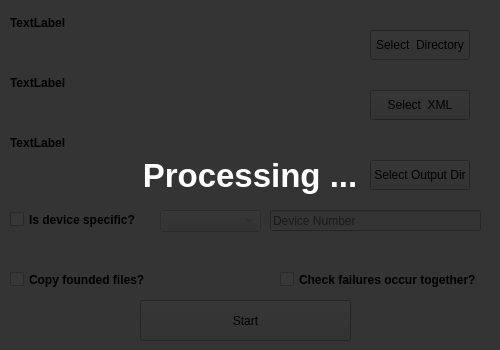
<?xml version="1.0" encoding="UTF-8"?>
<ui version="4.0">
 <class>MainWindow</class>
 <widget class="QMainWindow" name="MainWindow">
  <property name="geometry">
   <rect>
    <x>0</x>
    <y>0</y>
    <width>500</width>
    <height>350</height>
   </rect>
  </property>
  <property name="minimumSize">
   <size>
    <width>500</width>
    <height>275</height>
   </size>
  </property>
  <property name="maximumSize">
   <size>
    <width>500</width>
    <height>350</height>
   </size>
  </property>
  <property name="windowTitle">
   <string>MainWindow</string>
  </property>
  <widget class="QWidget" name="centralWidget">
   <widget class="QLabel" name="lblLoading">
    <property name="geometry">
     <rect>
      <x>0</x>
      <y>0</y>
      <width>500</width>
      <height>350</height>
     </rect>
    </property>
    <property name="font">
     <font>
      <pointsize>25</pointsize>
      <weight>75</weight>
      <bold>true</bold>
     </font>
    </property>
    <property name="styleSheet">
     <string notr="true">background:rgba(0,0,0,200);color:white;</string>
    </property>
    <property name="text">
     <string>Processing ...</string>
    </property>
    <property name="scaledContents">
     <bool>true</bool>
    </property>
    <property name="alignment">
     <set>Qt::AlignCenter</set>
    </property>
   </widget>
   <widget class="QPushButton" name="btnOpenLog">
    <property name="geometry">
     <rect>
      <x>370</x>
      <y>30</y>
      <width>100</width>
      <height>30</height>
     </rect>
    </property>
    <property name="text">
     <string>Select  Directory</string>
    </property>
   </widget>
   <widget class="QPushButton" name="btnSelectXML">
    <property name="geometry">
     <rect>
      <x>370</x>
      <y>90</y>
      <width>100</width>
      <height>30</height>
     </rect>
    </property>
    <property name="text">
     <string>Select  XML</string>
    </property>
   </widget>
   <widget class="QPushButton" name="btnSelectOutput">
    <property name="geometry">
     <rect>
      <x>370</x>
      <y>160</y>
      <width>100</width>
      <height>30</height>
     </rect>
    </property>
    <property name="text">
     <string>Select Output Dir</string>
    </property>
   </widget>
   <widget class="QLabel" name="lblSelectedDirectory">
    <property name="geometry">
     <rect>
      <x>10</x>
      <y>10</y>
      <width>500</width>
      <height>25</height>
     </rect>
    </property>
    <property name="font">
     <font>
      <weight>75</weight>
      <bold>true</bold>
     </font>
    </property>
    <property name="text">
     <string>TextLabel</string>
    </property>
   </widget>
   <widget class="QLabel" name="lblXMLDirectory">
    <property name="geometry">
     <rect>
      <x>10</x>
      <y>70</y>
      <width>500</width>
      <height>25</height>
     </rect>
    </property>
    <property name="font">
     <font>
      <weight>75</weight>
      <bold>true</bold>
     </font>
    </property>
    <property name="text">
     <string>TextLabel</string>
    </property>
   </widget>
   <widget class="QLabel" name="lblOutputDirectory">
    <property name="geometry">
     <rect>
      <x>10</x>
      <y>130</y>
      <width>500</width>
      <height>25</height>
     </rect>
    </property>
    <property name="font">
     <font>
      <weight>75</weight>
      <bold>true</bold>
     </font>
    </property>
    <property name="text">
     <string>TextLabel</string>
    </property>
   </widget>
   <widget class="QPushButton" name="btnStartProcess">
    <property name="geometry">
     <rect>
      <x>140</x>
      <y>300</y>
      <width>211</width>
      <height>41</height>
     </rect>
    </property>
    <property name="text">
     <string>Start</string>
    </property>
   </widget>
   <widget class="QCheckBox" name="copyCheck">
    <property name="geometry">
     <rect>
      <x>10</x>
      <y>270</y>
      <width>201</width>
      <height>19</height>
     </rect>
    </property>
    <property name="font">
     <font>
      <weight>75</weight>
      <bold>true</bold>
     </font>
    </property>
    <property name="text">
     <string>Copy founded files?</string>
    </property>
   </widget>
   <widget class="QCheckBox" name="occurTogetherCheck">
    <property name="geometry">
     <rect>
      <x>280</x>
      <y>270</y>
      <width>201</width>
      <height>19</height>
     </rect>
    </property>
    <property name="font">
     <font>
      <weight>75</weight>
      <bold>true</bold>
     </font>
    </property>
    <property name="text">
     <string>Check failures occur together?</string>
    </property>
   </widget>
   <widget class="QCheckBox" name="DeviceSpecificCheck">
    <property name="geometry">
     <rect>
      <x>10</x>
      <y>210</y>
      <width>131</width>
      <height>19</height>
     </rect>
    </property>
    <property name="font">
     <font>
      <weight>75</weight>
      <bold>true</bold>
     </font>
    </property>
    <property name="text">
     <string>Is device specific?</string>
    </property>
   </widget>
   <widget class="QComboBox" name="comboRegion">
    <property name="enabled">
     <bool>false</bool>
    </property>
    <property name="geometry">
     <rect>
      <x>160</x>
      <y>210</y>
      <width>101</width>
      <height>22</height>
     </rect>
    </property>
   </widget>
   <widget class="QLineEdit" name="txtDevice">
    <property name="enabled">
     <bool>false</bool>
    </property>
    <property name="geometry">
     <rect>
      <x>270</x>
      <y>210</y>
      <width>211</width>
      <height>21</height>
     </rect>
    </property>
    <property name="toolTip">
     <string>Device Number</string>
    </property>
    <property name="toolTipDuration">
     <number>-1</number>
    </property>
    <property name="statusTip">
     <string/>
    </property>
    <property name="inputMethodHints">
     <set>Qt::ImhDigitsOnly</set>
    </property>
    <property name="placeholderText">
     <string>Device Number</string>
    </property>
   </widget>
   <zorder>btnOpenLog</zorder>
   <zorder>btnSelectXML</zorder>
   <zorder>btnSelectOutput</zorder>
   <zorder>lblSelectedDirectory</zorder>
   <zorder>lblXMLDirectory</zorder>
   <zorder>lblOutputDirectory</zorder>
   <zorder>btnStartProcess</zorder>
   <zorder>copyCheck</zorder>
   <zorder>occurTogetherCheck</zorder>
   <zorder>DeviceSpecificCheck</zorder>
   <zorder>comboRegion</zorder>
   <zorder>txtDevice</zorder>
   <zorder>lblLoading</zorder>
  </widget>
 </widget>
 <layoutdefault spacing="6" margin="11"/>
 <resources/>
 <connections/>
</ui>
